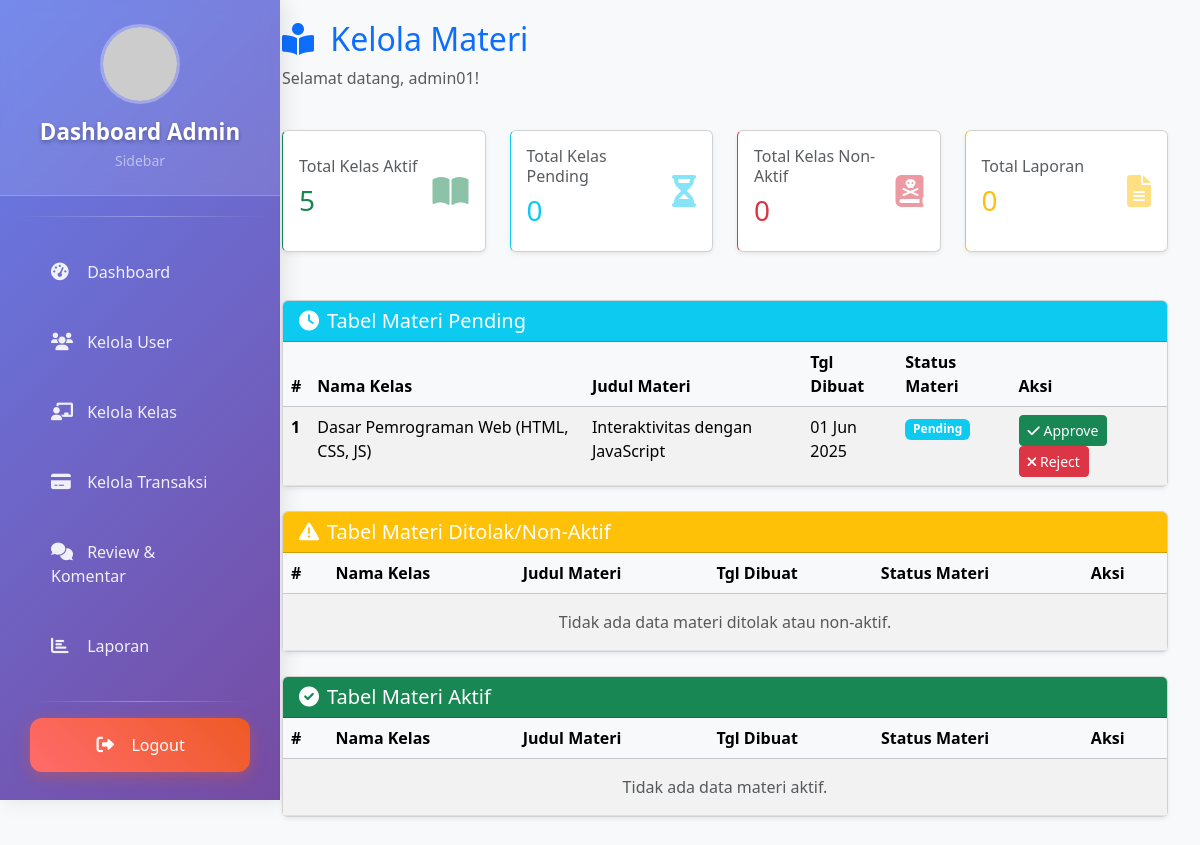
The page /page/admin-kelolaMateri.php (signed in) on the database its author committed.
### tables this page shows
CREATE TABLE `tb_materi` (
  `id_materi` int(30) NOT NULL,
  `id_kelas` int(30) NOT NULL,
  `urutan` int(11) DEFAULT 1,
  `judul_materi` varchar(255) NOT NULL,
  `status` enum('pending','aktif','non-aktif') NOT NULL DEFAULT 'pending',
  `tgl_dibuat_materi` timestamp NOT NULL DEFAULT current_timestamp()
);

CREATE TABLE `tb_kelas` (
  `id_kelas` int(30) NOT NULL,
  `id_mentor` int(30) NOT NULL,
  `nama_kelas` varchar(255) NOT NULL,
  `kategori` enum('SQL','Design','Java','Web Development','Bisnis','Ekonomi','Psikologi','IT','Python') NOT NULL,
  `harga` decimal(10,2) NOT NULL,
  `profil_kelas` varchar(100) DEFAULT NULL,
  `badge` varchar(100) DEFAULT NULL,
  `description` text DEFAULT NULL,
  `status_publikasi` enum('pending','aktif','non-aktif') NOT NULL DEFAULT 'pending',
  `tgl_dibuat` timestamp NOT NULL DEFAULT current_timestamp()
);

### page/admin-kelolaMateri.php (the view, shortened to what the rows shown need)
<?php
require 'db.php';
function fetchData(mysqli $conn, string $sql, string $types = '', array $params = []) {
    $stmt = $conn->prepare($sql);
    $stmt->execute();
    $result = $stmt->get_result();
    if (strpos(strtoupper($sql), 'COUNT(') !== false || strpos(strtoupper($sql), 'SUM(') !== false ||
        strpos(strtoupper($sql), 'MAX(') !== false || strpos(strtoupper($sql), 'MIN(') !== false) {
        $data = $result->fetch_assoc();
    } else {
        $data = [];
        while ($row = $result->fetch_assoc()) {
            $data[] = $row;
        }
    }
    return $data;
}
$totalMateriPendingResult = fetchData($conn, "
    SELECT
        tk.id_kelas,
        tk.nama_kelas,
        tk.status_publikasi AS status_kelas_publikasi,
        tm.id_materi,
        tm.judul_materi,
        tm.tgl_dibuat_materi,
        tm.status AS status_materi
    FROM tb_kelas tk
    JOIN tb_materi tm ON tk.id_kelas = tm.id_kelas
    WHERE tm.status = 'pending'
    ORDER BY tm.tgl_dibuat_materi DESC
    LIMIT 10
");
?>
<!DOCTYPE html>
<html lang="en">
<head>
    <link href="https://cdn.jsdelivr.net/npm/bootstrap@5.3.3/dist/css/bootstrap.min.css" rel="stylesheet">
    <link rel="stylesheet" href="https://cdnjs.cloudflare.com/ajax/libs/font-awesome/6.0.0/css/all.min.css">
</head>
<body class="bg-light">
    <?php include "adminSidebar.php"; ?>
    <div class="content-wrapper">
        <div class="container-fluid">
            <div class="row mb-4">
                <div class="col-12">
                    <h2 class="text-primary">
                        <i class="fas fa-book-reader me-2"></i>
                        Kelola Materi
                    </h2>
                </div>
            </div>
            <div class="row mb-5 gy-4">
                <div class="col-lg-12">
                    <div class="card shadow-sm h-100">
                        <div class="card-body p-0">
                            <div class="table-responsive">
                                <table class="table table-hover table-striped mb-0">
                                    <thead class="table-light">
                                        <tr>
                                            <th>#</th>
                                            <th>Nama Kelas</th>
                                            <th>Judul Materi</th>
                                            <th>Tgl Dibuat</th>
                                            <th>Status Materi</th>
                                            <th>Aksi</th>
                                        </tr>
                                    </thead>
                                    <tbody>
                                        <?php if (!empty($totalMateriPendingResult)): ?>
                                            <?php $counter = 1; ?>
                                            <?php foreach ($totalMateriPendingResult as $materi): ?>
                                                <tr>
                                                    <th><?= $counter++ ?></th>
                                                    <td><?= htmlspecialchars($materi['nama_kelas']) ?></td>
                                                    <td><?= htmlspecialchars($materi['judul_materi']) ?></td>
                                                    <td><?= (new DateTime($materi['tgl_dibuat_materi']))->format('d M Y') ?></td>
                                                    <td>
                                                        <?php
                                                        $status_materi_badge_class = ($materi['status_materi'] === 'pending') ? 'badge-status-pending' : 'badge-status-default';
                                                        echo '<span class="badge ' . $status_materi_badge_class . '">' . htmlspecialchars(ucfirst($materi['status_materi'])) . '</span>';
                                                        ?>
                                                    </td>
                                                    <td>
                                                        <a href="admin-approveMateri.php?id=<?= $materi['id_materi'] ?>" class="btn btn-sm btn-success" title="Approve Materi">
                                                            <i class="fas fa-check"></i> Approve
                                                        </a>
                                                        <a href="admin-rejectMateri.php?id=<?= $materi['id_materi'] ?>" class="btn btn-sm btn-danger" title="Reject Materi" onclick="return confirm('Apakah Anda yakin ingin menolak materi ini?');">
                                                            <i class="fas fa-times"></i> Reject
                                                        </a>
                                                    </td>
                                                </tr>
                                            <?php endforeach; ?>
                                        <?php else: ?>
                                            <tr><td colspan="6" class="text-center text-muted p-3">Tidak ada data materi pending.</td></tr>
                                        <?php endif; ?>
                                    </tbody>
                                </table>
                            </div>
                        </div>
                    </div>
                </div>
                <div class="col-lg-12">
                    <div class="card shadow-sm h-100">
                        <div class="card-body p-0">
                            <div class="table-responsive">
                                <table class="table table-hover table-striped mb-0">
                                    <thead class="table-light">
                                        <tr>
                                            <th>#</th>
                                            <th>Nama Kelas</th>
                                            <th>Judul Materi</th>
                                            <th>Tgl Dibuat</th>
                                            <th>Status Materi</th>
                                            <th>Aksi</th>
                                        </tr>
                                    </thead>
                                </table>
                            </div>
                        </div>
                    </div>
                </div>
                <div class="col-lg-12">
                    <div class="card shadow-sm h-100">
                        <div class="card-body p-0">
                            <div class="table-responsive">
                                <table class="table table-hover table-striped mb-0">
                                    <thead class="table-light">
                                        <tr>
                                            <th>#</th>
                                            <th>Nama Kelas</th>
                                            <th>Judul Materi</th>
                                            <th>Tgl Dibuat</th>
                                            <th>Status Materi</th>
                                            <th>Aksi</th>
                                        </tr>
                                    </thead>
                                </table>
                            </div>
                        </div>
                    </div>
                </div>
            </div>
        </div>
    </div>
</body>
</html>

### rows shown on the page
tb_materi: id_kelas.nama_kelas "Dasar Pemrograman Web (HTML, CSS, JS)", judul_materi "Interaktivitas dengan JavaScript", tgl_dibuat_materi "01 Jun 2025", status "Pending"

### other values the page prints
$namaAdmin "admin01"
$stats['total_kelas_aktif'] "5"
$stats['total_kelas_pending'] "0"
$stats['total_kelas_nonaktif'] "0"
$stats['total_laporan'] "0"
